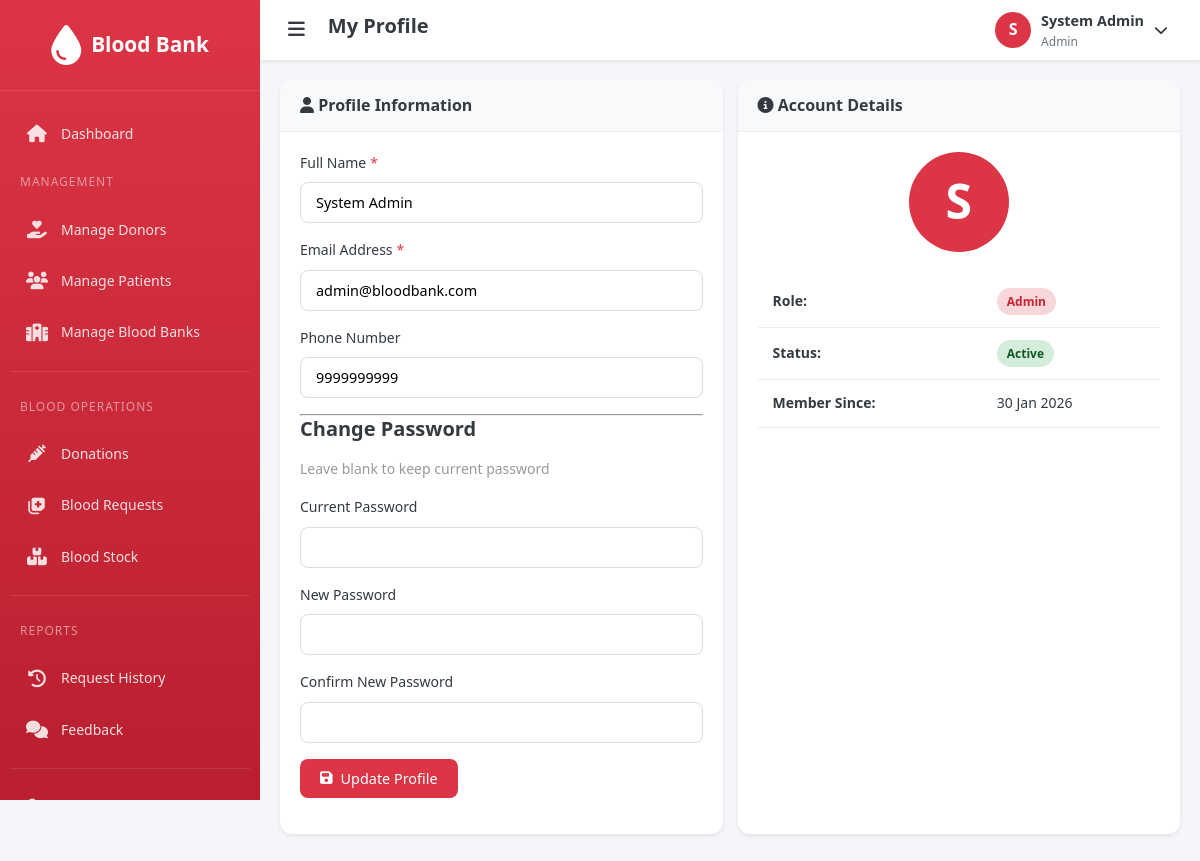
Screenshot of /admin/profile.php (signed in) with the database file from the repository.
### tables this page shows
CREATE TABLE users (
    id INT PRIMARY KEY AUTO_INCREMENT,
    name VARCHAR(100) NOT NULL,
    email VARCHAR(100) UNIQUE NOT NULL,
    password VARCHAR(255) NOT NULL,
    phone VARCHAR(15),
    role ENUM('admin', 'bloodbank', 'donor', 'patient') NOT NULL,
    status ENUM('active', 'inactive', 'pending') DEFAULT 'active',
    created_at TIMESTAMP DEFAULT CURRENT_TIMESTAMP
);

### config/session.php (called while the page is built, shortened)
<?php
function getUserId() {
    return $_SESSION['user_id'] ?? null;
}
?>

### config/functions.php (called while the page is built, shortened)
<?php
require_once __DIR__ . '/database.php';
function getUserById($id) {
    global $conn;
    $id = (int)$id;
    $result = mysqli_query($conn, "SELECT * FROM users WHERE id = $id");
    return mysqli_fetch_assoc($result);
}
function formatDate($date) {
    return date('d M Y', strtotime($date));
}
function getStatusBadge($status) {
    switch (strtolower($status)) {
        case 'approved':
        case 'active':
            return 'badge-success';
    }
}
?>

### admin/profile.php (the view, shortened to what this page needs)
<?php
require_once '../includes/header.php';
$userData = getUserById(getUserId());
require_once '../includes/admin_sidebar.php';
?>
<div class="form-row">
    <div class="card">
        <div class="card-header">
            <h3><i class="fas fa-user"></i> Profile Information</h3>
        </div>
        <div class="card-body">
            <form method="POST" action="" data-validate>
                <div class="form-group">
                    <label for="name" class="required">Full Name</label>
                    <input type="text" id="name" name="name" class="form-control" required
                           value="<?php echo htmlspecialchars($userData['name']); ?>">
                </div>
                <div class="form-group">
                    <label for="email" class="required">Email Address</label>
                    <input type="email" id="email" name="email" class="form-control" required
                           value="<?php echo htmlspecialchars($userData['email']); ?>">
                </div>
                <div class="form-group">
                    <label for="phone">Phone Number</label>
                    <input type="tel" id="phone" name="phone" class="form-control"
                           value="<?php echo htmlspecialchars($userData['phone'] ?? ''); ?>">
                </div>
                <hr>
                <h4 class="mb-2">Change Password</h4>
                <p class="text-muted mb-2">Leave blank to keep current password</p>
                <div class="form-group">
                    <label for="current_password">Current Password</label>
                    <input type="password" id="current_password" name="current_password" class="form-control">
                </div>
                <div class="form-group">
                    <label for="new_password">New Password</label>
                    <input type="password" id="new_password" name="new_password" class="form-control">
                </div>
                <div class="form-group">
                    <label for="confirm_password">Confirm New Password</label>
                    <input type="password" id="confirm_password" name="confirm_password" class="form-control">
                </div>
                <div class="form-group">
                    <button type="submit" class="btn btn-primary">
                        <i class="fas fa-save"></i> Update Profile
                    </button>
                </div>
            </form>
        </div>
    </div>
    <div class="card">
        <div class="card-header">
            <h3><i class="fas fa-info-circle"></i> Account Details</h3>
        </div>
        <div class="card-body">
            <div class="text-center mb-3">
                <div class="user-avatar" style="width: 100px; height: 100px; font-size: 3rem; margin: 0 auto;">
                    <?php echo strtoupper(substr($userData['name'], 0, 1)); ?>
                </div>
            </div>
            <table class="table">
                <tr>
                    <td><strong>Role:</strong></td>
                    <td><span class="badge badge-primary"><?php echo ucfirst($userData['role']); ?></span></td>
                </tr>
                <tr>
                    <td><strong>Status:</strong></td>
                    <td><span class="badge <?php echo getStatusBadge($userData['status']); ?>"><?php echo ucfirst($userData['status']); ?></span></td>
                </tr>
                <tr>
                    <td><strong>Member Since:</strong></td>
                    <td><?php echo formatDate($userData['created_at']); ?></td>
                </tr>
            </table>
        </div>
    </div>
</div>
    </div>
</main>
<?php require_once '../includes/footer.php'; ?>

### assets/css/style.css (style rules this page uses)
:root { --primary-color: #dc3545; --primary-dark: #c82333; --primary-light: #f8d7da; --secondary-color: #6c757d; --success-color: #28a745; --warning-color: #ffc107; --danger-color: #dc3545; --info-color: #17a2b8; --light-color: #f8f9fa; --dark-color: #343a40; --white: #ffffff; --black: #000000; --sidebar-width: 260px; --header-height: 60px; --shadow-sm: 0 2px 4px rgba(0, 0, 0, 0.08); --shadow-md: 0 4px 12px rgba(0, 0, 0, 0.12); --shadow-lg: 0 8px 24px rgba(0, 0, 0, 0.16); --border-radius: 8px; --border-radius-lg: 12px; --transition: all 0.3s ease; --font-family: "Segoe UI", Tahoma, Geneva, Verdana, sans-serif; }
* { margin: 0; padding: 0; box-sizing: border-box; }
html { scroll-behavior: smooth; }
body { font-family: var(--font-family); font-size: 14px; line-height: 1.6; color: var(--dark-color); background-color: #f4f6f9; min-height: 100vh; }
h1, h2, h3, h4, h5, h6 { font-weight: 600; line-height: 1.3; margin-bottom: 0.5rem; }
h3 { font-size: 1.5rem; }
h4 { font-size: 1.25rem; }
p { margin-bottom: 1rem; }
.user-avatar { width: 36px; height: 36px; border-radius: 50%; background: var(--primary-color); color: var(--white); display: flex; align-items: center; justify-content: center; font-size: 1rem; font-weight: 600; }
.card { background: var(--white); border-radius: var(--border-radius-lg); box-shadow: var(--shadow-sm); margin-bottom: 20px; overflow: hidden; }
.card-header { padding: 15px 20px; border-bottom: 1px solid #eee; display: flex; align-items: center; justify-content: space-between; background: var(--light-color); }
.card-header h3 { font-size: 1rem; margin: 0; }
.card-body { padding: 20px; }
.table { width: 100%; border-collapse: collapse; margin-bottom: 1rem; }
.table th, .table td { padding: 12px 15px; text-align: left; border-bottom: 1px solid #eee; }
.form-group { margin-bottom: 1rem; }
.form-group label { display: block; margin-bottom: 0.5rem; font-weight: 500; color: var(--dark-color); }
.form-group label.required::after { content: "*"; color: var(--danger-color); margin-left: 4px; }
.form-control { width: 100%; padding: 10px 15px; font-size: 0.9rem; border: 1px solid #ddd; border-radius: var(--border-radius); transition: var(--transition); font-family: inherit; }
.form-control::placeholder { color: #aaa; }
.form-row { display: grid; grid-template-columns: repeat(auto-fit, minmax(250px, 1fr)); gap: 15px; }
.btn { display: inline-flex; align-items: center; justify-content: center; gap: 8px; padding: 10px 20px; font-size: 0.9rem; font-weight: 500; border: none; border-radius: var(--border-radius); cursor: pointer; transition: var(--transition); font-family: inherit; text-align: center; }
.btn-primary { background: var(--primary-color); color: var(--white); }
.badge { display: inline-flex; align-items: center; padding: 4px 10px; font-size: 0.75rem; font-weight: 600; border-radius: 20px; text-transform: capitalize; }
.badge-primary { background: var(--primary-light); color: var(--primary-dark); }
.badge-success { background: #d4edda; color: #155724; }
.text-center { text-align: center; }
.text-muted { color: #999; }
.mb-2 { margin-bottom: 1rem; }
.mb-3 { margin-bottom: 1.5rem; }

### rows the page displays
users: name "System Admin", email "admin@bloodbank.com", phone "9999999999", name "S", role "Admin", status "Active", created_at "30 Jan 2026"

### other values shown
$pageTitle "My Profile"
$userInitial "S"
getUserName() "System Admin"
getUserRole() "Admin"
